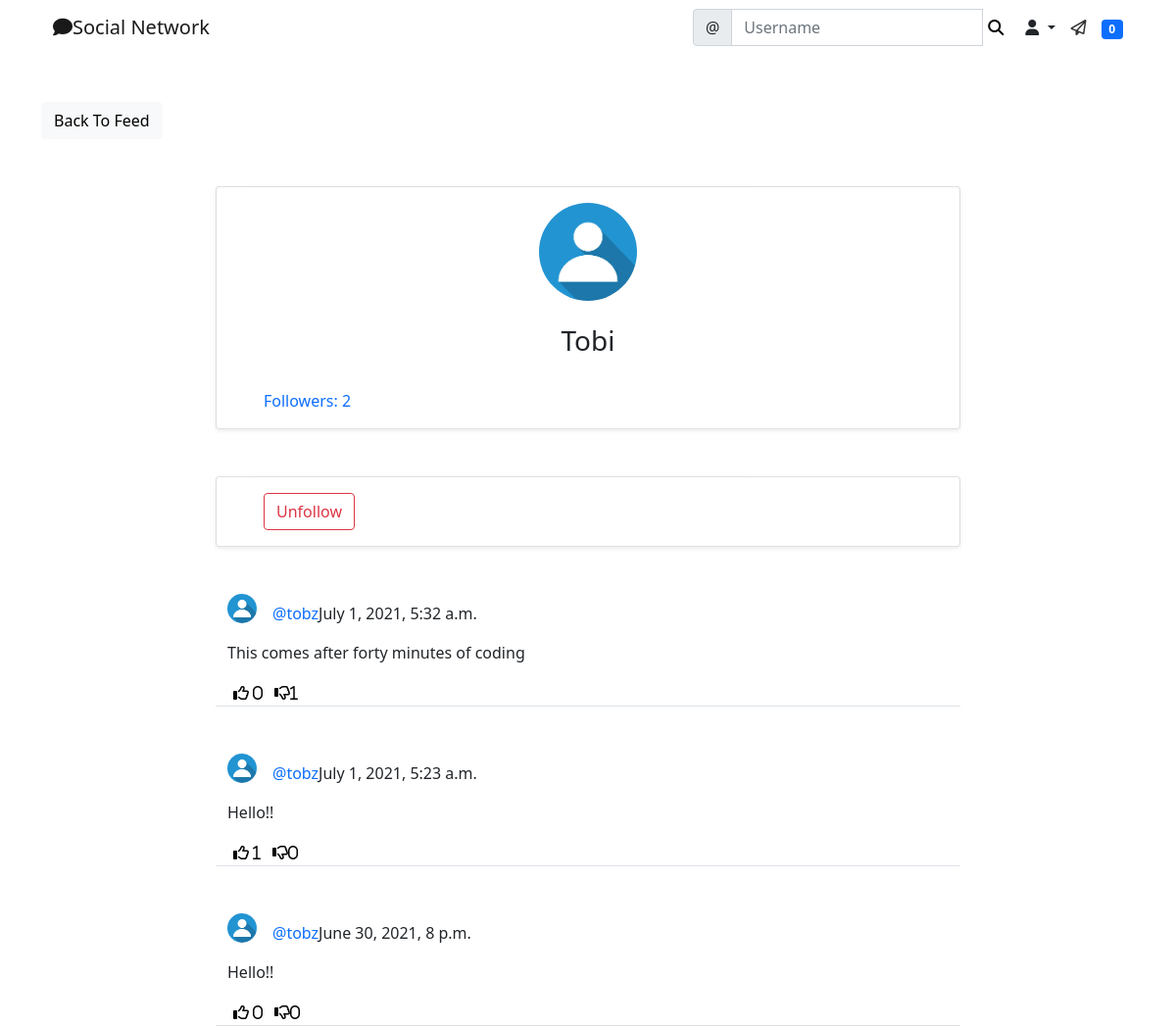
/social/profile/2/ (signed in), run on the app's committed database.
### social/models.py (models this page shows)
class UserProfile(models.Model):
    user = models.OneToOneField(User, primary_key=True, verbose_name='user', related_name='profile', on_delete=models.CASCADE)
    name = models.CharField(max_length=30, blank=True, null=True)
    bio = models.TextField(max_length=500, blank=True, null=True)
    birth_date = models.DateField(blank=True, null=True)
    location = models.CharField(max_length=100, blank=True, null=True)
    picture = models.ImageField(upload_to='uploads/profile_pictures', default='uploads/profile_pictures/default.png', blank= True)
    followers = models.ManyToManyField(User, blank=True, related_name='followers')

class Post(models.Model):
    body = models.TextField()
    image = models.ImageField(upload_to= 'uploads/post_photos', blank=True, null=True)
    created_on = models.DateTimeField(default=timezone.now)
    author = models.ForeignKey(User, on_delete=models.CASCADE)
    likes = models.ManyToManyField(User, blank=True, related_name='likes')
    dislikes = models.ManyToManyField(User, blank=True, related_name='dislikes')

### social/views.py (the view)
# urls.py: path('profile/<int:pk>/', ProfileView.as_view(), name='profile'),
class ProfileView(View):
    def get(self, request, pk, *args, **kwargs):
        profile = UserProfile.objects.get(pk=pk)
        user = profile.user
        posts = Post.objects.filter(author= user).order_by('-created_on')
        followers = profile.followers.all()
        number_of_followers = len(followers)
        if len(followers) == 0:
            is_following = False
        for follower in followers:
            if follower == request.user:
                is_following = True
                break
            else:
                is_following = False
        context= {
            'user': user,
            'profile': profile,
            'posts': posts,
            'number_of_followers': number_of_followers,
            'is_following': is_following,
        }
        return render(request, 'social/profile.html', context)

### landing/templatetags/custom_tags.py (called while the page is built)
@register.inclusion_tag('social/show_notifications.html', takes_context=True)
def show_notifications(context):
    request_user = context['request'].user
    notifications = Notification.objects.filter(to_user=request_user).exclude(user_has_seen=True).order_by('-date')
    return {'notifications':notifications}

### social/templates/social/profile.html (shortened to what this page needs)
{% extends 'landing/base.html' %}
{% block content %}
<div class="container">
    <div class="row mt-5">
        <div class="col-md-3 col-sm-6">
            <a href="{% url 'post-list' %}" class="btn btn-light">Back To Feed</a>
        </div>
    </div>
    <div class="row justify-content-center mt-5">
        <div class="card shadow-sm col-md-8 col-sm-12 border-bottom px-5 pt-3">
            <div class="text-center">
                <img src="{{ profile.picture.url }}" alt="" class="rounded-circle" width="100" height="100"/>
                {% if profile.name %}
                <h3 class="py-4"> {{ profile.name }}
                </h3>
                {% endif %}
            </div>
            <div class="mb-3">
                <a href="{% url 'list-followers' profile.pk %}" class="post-link"> Followers: {{ number_of_followers }}</a>
            </div>
        </div>
    </div>
    <div class="row justify-content-center mt-5">
        <div class="card shadow-sm col-md-8 col-sm-12 border-bottom px-5 py-3">
            {% if user == request.user %}
            {% else %}
                {% if is_following %}
                    <form action="{% url 'remove-follower' profile.pk %}" method="POST">
                        <button class="btn btn-outline-danger" type="submit">Unfollow</button>
                    </form>
                {% else %}
                    <form action="{% url 'add-follower' profile.pk %}" method="POST">
                        {% csrf_token %}
                        <button class="btn btn-outline-success" type="submit">Follow</button>
                    </form>
                {% endif %}
            {% endif %}
        </div>
    </div>
    {% for post in posts %}
    <div class="row justify-content-center mt-5">
        <div class="col-md-8 col-sm-12 border-bottom">
            <div>
                <a href="{% url 'profile' post.author.profile.pk %}">
                    <img class="rounded-circle post-img" height="30" width="30"
                    src="{{ post.author.profile.picture.url }}" alt="profile picture">
                </a>
                <p class="post-text">
                    <a href="{% url 'profile' post.author.profile.pk %}"
                    class="text-primary post-link">@{{ post.author }}</a>{{ post.created_on }}
                </p>
            </div>
            <div class="position-relative">
                <p>{{ post.body }}</p>
            </div>
            <div class="d-flex flex-row">
                <form method="POST" action="{% url 'like' post.pk %}">
                    <button class="remove-default-btn" type="submit">
                        <i class="far fa-thumbs-up"> <span> {{ post.likes.all.count }}</span></i>
                    </button>
                </form>
                <form method="POST" action="{% url 'dislike' post.pk %}">
                    <button class="remove-default-btn" type="submit">
                        <i class="far fa-thumbs-down">{{ post.dislikes.all.count }}</i>
                    </button>
                </form>
            </div>
        </div>
    </div>
    {% endfor %}
</div>
{% endblock content %}

### static/styles.css (style rules this page uses)
.remove-default-btn { background-color: transparent; border: none; box-shadow: none; }
.post-link { text-decoration: none; }
.post-text { padding-top: 0.5rem; }
.post-img { float: left; margin-right: 1rem; }

### data on the page
UserProfile: picture (placeholder picture), name "Tobi"
Post: author.profile.picture (placeholder picture), author "tobz", created_on "July 1, 2021, 5:32 a.m.", body "This comes after forty minutes of coding", likes.all.count "0", dislikes.all.count "1"
Post: author.profile.picture (placeholder picture), author "tobz", created_on "July 1, 2021, 5:23 a.m.", body "Hello!!", likes.all.count "1", dislikes.all.count "0"
Post: author.profile.picture (placeholder picture), author "tobz", created_on "June 30, 2021, 8 p.m.", body "Hello!!", likes.all.count "0", dislikes.all.count "0"

### other printed values
{{ notifications.count }} "0"
{{ number_of_followers }} "2"
